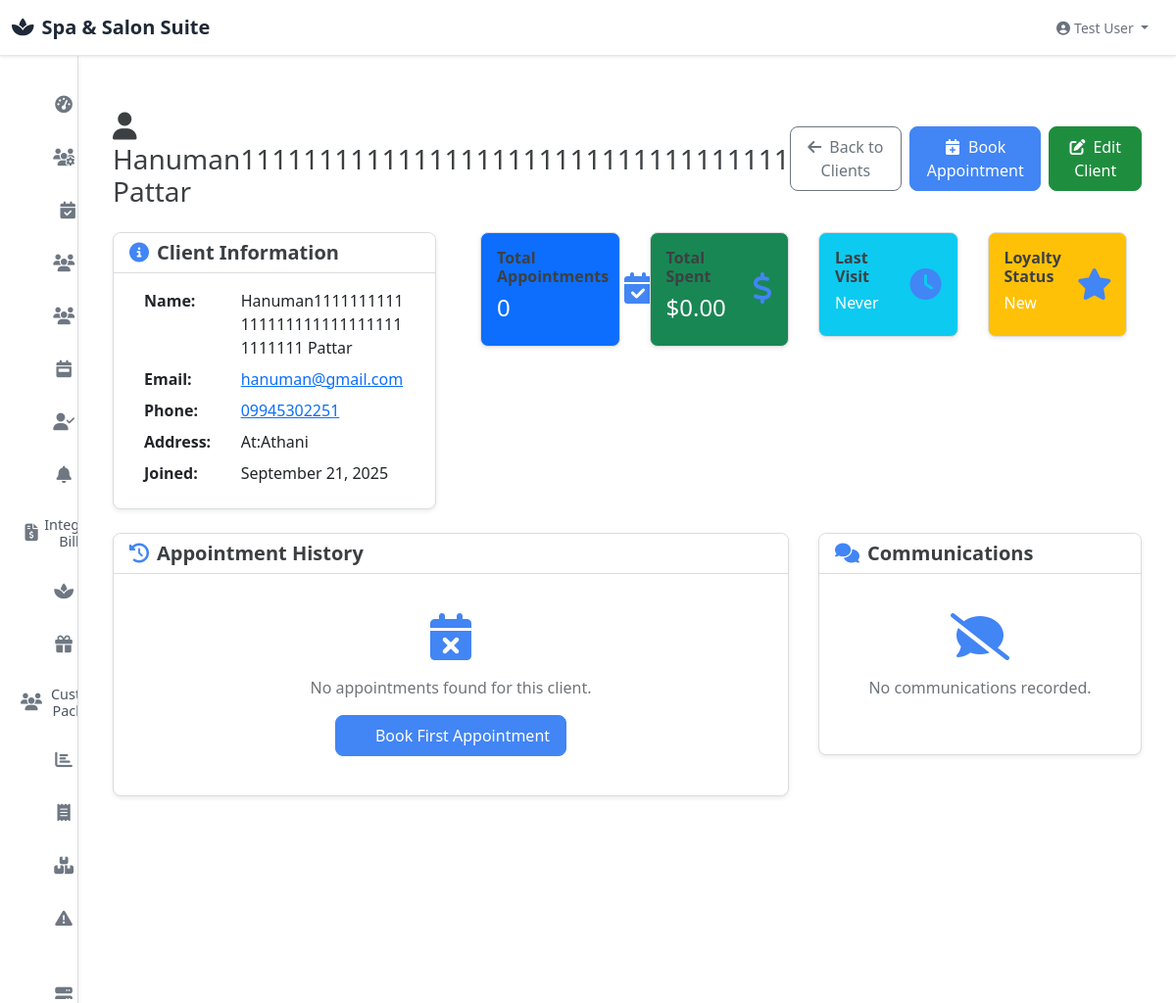
The app's page /clients/12 (signed in) with its own data.
### models.py (models this page shows, shortened)
class Customer(db.Model):
    __tablename__ = 'client'  # Keep table name for backward compatibility
    id = db.Column(db.Integer, primary_key=True)
    first_name = db.Column(db.String(50), nullable=False)
    last_name = db.Column(db.String(50), nullable=False)
    email = db.Column(db.String(120), unique=True, nullable=True, index=True)
    phone = db.Column(db.String(20), nullable=False)
    date_of_birth = db.Column(db.Date)
    gender = db.Column(db.String(10))
    address = db.Column(db.Text)
    created_at = db.Column(db.DateTime, default=datetime.utcnow)
    last_visit = db.Column(db.DateTime)
    total_visits = db.Column(db.Integer, default=0)
    total_spent = db.Column(db.Float, default=0.0)
    is_active = db.Column(db.Boolean, default=True)
    preferences = db.Column(db.Text)
    allergies = db.Column(db.Text)
    notes = db.Column(db.Text)
    face_encoding = db.Column(db.Text)  # Store face encoding as JSON string
    face_image_url = db.Column(db.String(255))  # Store face image path
    loyalty_points = db.Column(db.Integer, default=0)
    is_vip = db.Column(db.Boolean, default=False)
    preferred_communication = db.Column(db.String(20), default='email')  # email, sms, whatsapp
    marketing_consent = db.Column(db.Boolean, default=True)
    reminder_preferences = db.Column(db.Text)  # JSON for reminder settings
    referral_source = db.Column(db.String(100))
    lifetime_value = db.Column(db.Float, default=0.0)
    last_no_show = db.Column(db.DateTime)
    no_show_count = db.Column(db.Integer, default=0)
    appointments = db.relationship('Appointment', backref='client', lazy=True)
    @property
    def full_name(self):
        return f"{self.first_name} {self.last_name}"

### modules/clients/clients_views.py (the view)
@app.route('/clients/<int:id>')
@login_required
def client_detail(id):
    if not current_user.can_access('clients'):
        flash('Access denied', 'danger')
        return redirect(url_for('dashboard'))
    client = get_customer_by_id(id)
    if not client:
        flash('Client not found', 'danger')
        return redirect(url_for('customers'))
    appointments = get_customer_appointments(id)
    communications = get_customer_communications(id)
    stats = get_customer_stats(id)
    return render_template('client_detail.html',
                         client=client,
                         appointments=appointments,
                         communications=communications,
                         stats=stats)

### templates/client_detail.html (shortened to what this page needs)
{% extends "base.html" %}
{% block content %}
<div class="container-fluid">
    <div class="row">
        <div class="col-12">
            <div class="d-flex justify-content-between align-items-center mb-4">
                <h1 class="h3 mb-0">
                    <i class="fas fa-user me-2"></i>{{ client.full_name }}
                </h1>
                <div class="d-flex gap-2">
                    <a href="{{ url_for('customers') }}" class="btn btn-outline-secondary">
                        <i class="fas fa-arrow-left me-2"></i>Back to Clients
                    </a>
                    <button type="button" class="btn btn-primary" data-bs-toggle="modal" data-bs-target="#bookAppointmentModal">
                        <i class="fas fa-calendar-plus me-2"></i>Book Appointment
                    </button>
                    <button type="button" class="btn btn-success" onclick="editClient({{ client.id }})">
                        <i class="fas fa-edit me-2"></i>Edit Client
                    </button>
                </div>
            </div>
        </div>
    </div>
    <div class="row mb-4">
        <div class="col-md-4">
            <div class="card">
                <div class="card-header">
                    <h5 class="card-title mb-0">
                        <i class="fas fa-info-circle me-2"></i>Client Information
                    </h5>
                </div>
                <div class="card-body">
                    <div class="row mb-2">
                        <div class="col-4 fw-bold">Name:</div>
                        <div class="col-8">{{ client.full_name }}</div>
                    </div>
                    <div class="row mb-2">
                        <div class="col-4 fw-bold">Email:</div>
                        <div class="col-8">
                            {% if client.email %}
                                <a href="mailto:{{ client.email }}">{{ client.email }}</a>
                            {% else %}
                                <span class="text-muted">Not provided</span>
                            {% endif %}
                        </div>
                    </div>
                    <div class="row mb-2">
                        <div class="col-4 fw-bold">Phone:</div>
                        <div class="col-8">
                            {% if client.phone %}
                                <a href="tel:{{ client.phone }}">{{ client.phone }}</a>
                            {% else %}
                                <span class="text-muted">Not provided</span>
                            {% endif %}
                        </div>
                    </div>
                    <div class="row mb-2">
                        <div class="col-4 fw-bold">Address:</div>
                        <div class="col-8">
                            {% if client.address %}
                                {{ client.address }}
                            {% else %}
                                <span class="text-muted">Not provided</span>
                            {% endif %}
                        </div>
                    </div>
                    <div class="row mb-2">
                        <div class="col-4 fw-bold">Joined:</div>
                        <div class="col-8">
                            {% if client.created_at %}
                                {{ client.created_at.strftime('%B %d, %Y') }}
                            {% else %}
                                <span class="text-muted">Unknown</span>
                            {% endif %}
                        </div>
                    </div>
                </div>
            </div>
        </div>
        <div class="col-md-8">
            <div class="row">
                <div class="col-md-3">
                    <div class="card bg-primary text-white">
                        <div class="card-body">
                            <div class="d-flex align-items-center">
                                <div class="flex-grow-1">
                                    <h6 class="card-title">Total Appointments</h6>
                                    <h4>{{ stats.total_appointments if stats else appointments|length }}</h4>
                                </div>
                                <div class="ms-3">
                                    <i class="fas fa-calendar-check fa-2x"></i>
                                </div>
                            </div>
                        </div>
                    </div>
                </div>
                <div class="col-md-3">
                    <div class="card bg-success text-white">
                        <div class="card-body">
                            <div class="d-flex align-items-center">
                                <div class="flex-grow-1">
                                    <h6 class="card-title">Total Spent</h6>
                                    <h4>${{ stats.total_spent if stats and stats.total_spent else '0.00' }}</h4>
                                </div>
                                <div class="ms-3">
                                    <i class="fas fa-dollar-sign fa-2x"></i>
                                </div>
                            </div>
                        </div>
                    </div>
                </div>
                <div class="col-md-3">
                    <div class="card bg-info text-white">
                        <div class="card-body">
                            <div class="d-flex align-items-center">
                                <div class="flex-grow-1">
                                    <h6 class="card-title">Last Visit</h6>
                                    <h6>
                                        {% if stats and stats.last_visit %}
                                            {{ stats.last_visit.strftime('%m/%d/%Y') }}
                                        {% else %}
                                            Never
                                        {% endif %}
                                    </h6>
                                </div>
                                <div class="ms-3">
                                    <i class="fas fa-clock fa-2x"></i>
                                </div>
                            </div>
                        </div>
                    </div>
                </div>
                <div class="col-md-3">
                    <div class="card bg-warning text-white">
                        <div class="card-body">
                            <div class="d-flex align-items-center">
                                <div class="flex-grow-1">
                                    <h6 class="card-title">Loyalty Status</h6>
                                    <h6>
                                        {% if stats and stats.total_appointments %}
                                            {% if stats.total_appointments >= 20 %}
                                                VIP
                                            {% elif stats.total_appointments >= 10 %}
                                                Gold
                                            {% elif stats.total_appointments >= 5 %}
                                                Silver
                                            {% else %}
                                                Bronze
                                            {% endif %}
                                        {% else %}
                                            New
                                        {% endif %}
                                    </h6>
                                </div>
                                <div class="ms-3">
                                    <i class="fas fa-star fa-2x"></i>
                                </div>
                            </div>
                        </div>
                    </div>
                </div>
            </div>
        </div>
    </div>
    <div class="row">
        <div class="col-md-8">
            <div class="card">
                <div class="card-header">
                    <h5 class="card-title mb-0">
                        <i class="fas fa-history me-2"></i>Appointment History
                    </h5>
                </div>
                <div class="card-body">
                    {% if appointments %}
                    <div class="table-responsive">
                        <table class="table table-striped">
                            <thead>
                                <tr>
                                    <th>Date</th>
                                    <th>Service</th>
                                    <th>Staff</th>
                                    <th>Amount</th>
                                    <th>Status</th>
                                    <th>Actions</th>
                                </tr>
                            </thead>
                            <tbody>
                                {% for appointment in appointments %}
                                <tr>
                                    <td>{{ appointment.appointment_date.strftime('%m/%d/%Y %I:%M %p') }}</td>
                                    <td>
                                        {{ appointment.service.name if appointment.service else 'N/A' }}
                                    </td>
                                    <td>
                                        {{ appointment.staff.full_name if appointment.staff else 'N/A' }}
                                    </td>
                                    <td>
                                        {% if appointment.amount %}
                                            ${{ "%.2f"|format(appointment.amount) }}
                                        {% else %}
                                            -
                                        {% endif %}
                                    </td>
                                    <td>
                                        <span class="badge
                                            {% if appointment.status == 'completed' %}bg-success
                                            {% elif appointment.status == 'scheduled' %}bg-primary
                                            {% elif appointment.status == 'cancelled' %}bg-danger
                                            {% else %}bg-secondary{% endif %}">
                                            {{ appointment.status.title() }}
                                        </span>
                                    </td>
                                    <td>
                                        {% if appointment.status == 'scheduled' %}
                                        <button type="button" class="btn btn-sm btn-outline-primary" onclick="editAppointment({{ appointment.id }})">
                                            <i class="fas fa-edit"></i>
                                        </button>
                                        {% endif %}
                                    </td>
                                </tr>
                                {% endfor %}
                            </tbody>
                        </table>
                    </div>
                    {% else %}
                    <div class="text-center py-4">
                        <i class="fas fa-calendar-times fa-3x text-muted mb-3"></i>
                        <p class="text-muted">No appointments found for this client.</p>
                        <button type="button" class="btn btn-primary" data-bs-toggle="modal" data-bs-target="#bookAppointmentModal">
                            <i class="fas fa-calendar-plus me-2"></i>Book First Appointment
                        </button>
                    </div>
                    {% endif %}
                </div>
            </div>
        </div>
        <div class="col-md-4">
            <div class="card">
                <div class="card-header">
                    <h5 class="card-title mb-0">
                        <i class="fas fa-comments me-2"></i>Communications
                    </h5>
                </div>
                <div class="card-body">
                    {% if communications %}
                    <div class="timeline">
                        {% for comm in communications %}
                        <div class="timeline-item mb-3">
                            <div class="timeline-marker bg-primary"></div>
                            <div class="timeline-content">
                                <div class="d-flex justify-content-between">
                                    <strong>{{ comm.type.title() }}</strong>
                                    <small class="text-muted">{{ comm.created_at.strftime('%m/%d/%Y') if comm.created_at else '' }}</small>
                                </div>
                                <p class="mb-0">{{ comm.content }}</p>
                            </div>
                        </div>
                        {% endfor %}
                    </div>
                    {% else %}
                    <div class="text-center py-4">
                        <i class="fas fa-comment-slash fa-3x text-muted mb-3"></i>
                        <p class="text-muted">No communications recorded.</p>
                    </div>
                    {% endif %}
                </div>
            </div>
        </div>
    </div>
</div>
{% endblock %}

### records on screen
Customer: full_name "Hanuman11111111111111111111111111111111111 Pattar", email "hanuman@gmail.com", phone "09945302251", address "At:Athani", created_at "September 21, 2025"

### other values on screen
{{ stats.total_appointments if stats else appointments|length }} "0"
{{ stats.total_spent if stats and stats.total_spent else '0.00' }} "0.00"
